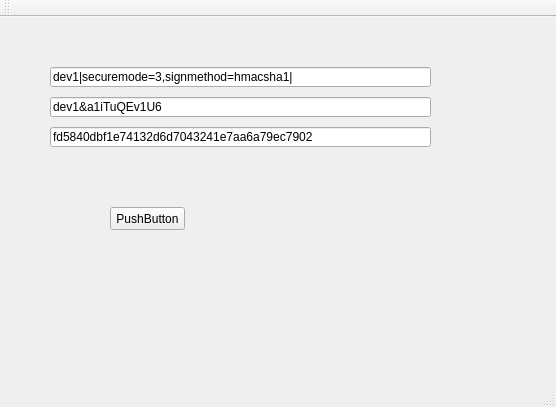
<?xml version="1.0" encoding="UTF-8"?>
<ui version="4.0">
 <class>MainWindow</class>
 <widget class="QMainWindow" name="MainWindow">
  <property name="geometry">
   <rect>
    <x>0</x>
    <y>0</y>
    <width>556</width>
    <height>407</height>
   </rect>
  </property>
  <property name="windowTitle">
   <string>MainWindow</string>
  </property>
  <widget class="QWidget" name="centralWidget">
   <widget class="QLineEdit" name="Topic">
    <property name="geometry">
     <rect>
      <x>50</x>
      <y>50</y>
      <width>381</width>
      <height>20</height>
     </rect>
    </property>
    <property name="text">
     <string>dev1|securemode=3,signmethod=hmacsha1|</string>
    </property>
   </widget>
   <widget class="QPushButton" name="Send">
    <property name="geometry">
     <rect>
      <x>110</x>
      <y>190</y>
      <width>75</width>
      <height>23</height>
     </rect>
    </property>
    <property name="text">
     <string>PushButton</string>
    </property>
   </widget>
   <widget class="QLineEdit" name="Topic_2">
    <property name="geometry">
     <rect>
      <x>50</x>
      <y>80</y>
      <width>381</width>
      <height>20</height>
     </rect>
    </property>
    <property name="text">
     <string>dev1&amp;a1iTuQEv1U6</string>
    </property>
   </widget>
   <widget class="QLineEdit" name="Topic_3">
    <property name="geometry">
     <rect>
      <x>50</x>
      <y>110</y>
      <width>381</width>
      <height>20</height>
     </rect>
    </property>
    <property name="text">
     <string>fd5840dbf1e74132d6d7043241e7aa6a79ec7902</string>
    </property>
   </widget>
  </widget>
  <widget class="QMenuBar" name="menuBar">
   <property name="geometry">
    <rect>
     <x>0</x>
     <y>0</y>
     <width>556</width>
     <height>21</height>
    </rect>
   </property>
  </widget>
  <widget class="QToolBar" name="mainToolBar">
   <attribute name="toolBarArea">
    <enum>TopToolBarArea</enum>
   </attribute>
   <attribute name="toolBarBreak">
    <bool>false</bool>
   </attribute>
  </widget>
  <widget class="QStatusBar" name="statusBar"/>
 </widget>
 <layoutdefault spacing="6" margin="11"/>
 <resources/>
 <connections/>
</ui>
